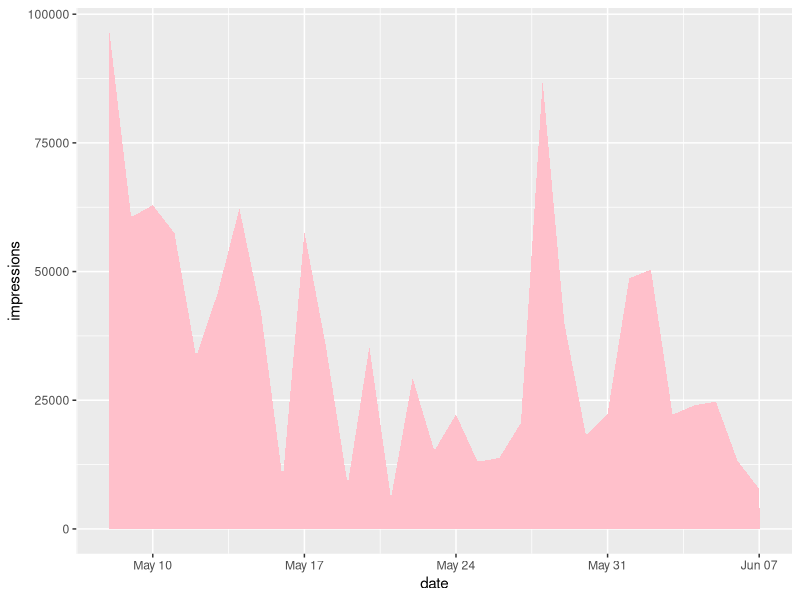
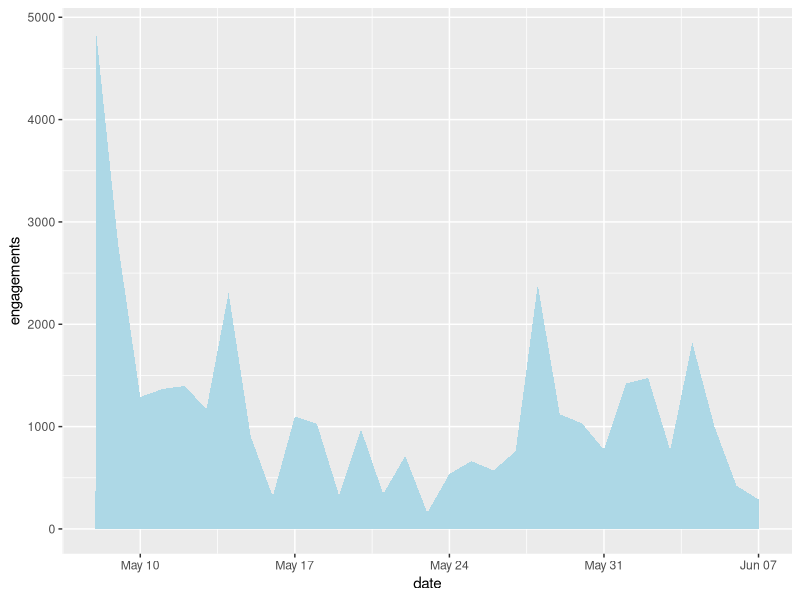
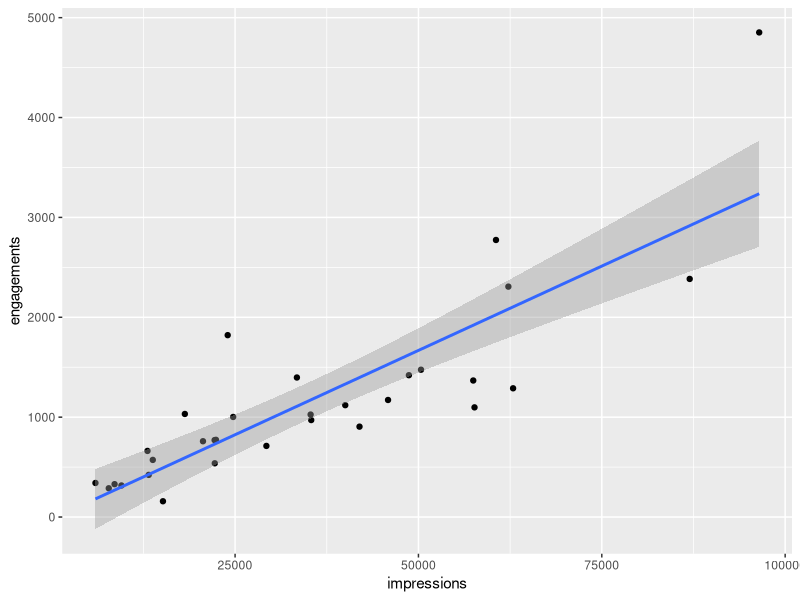
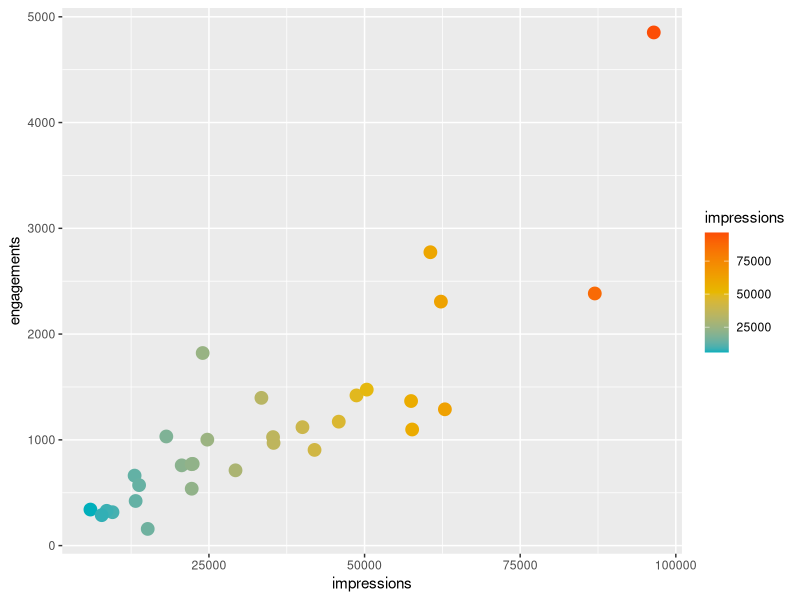
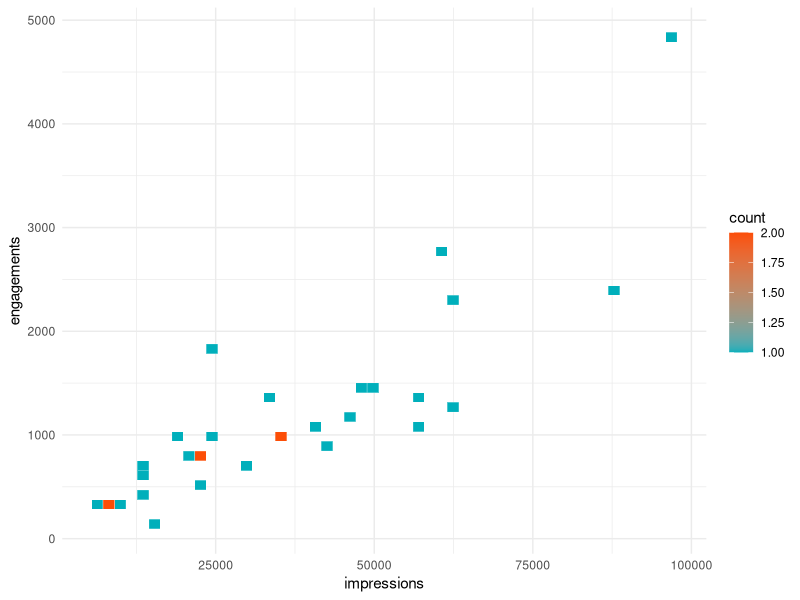
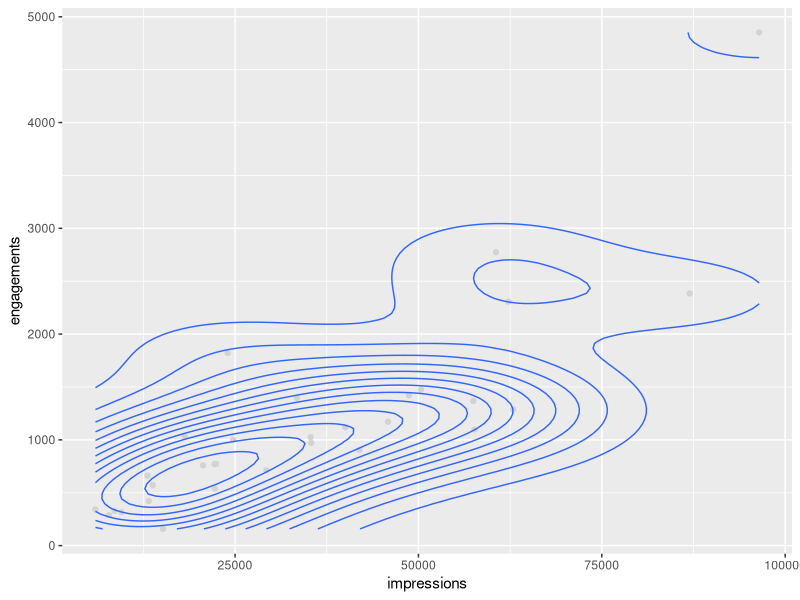
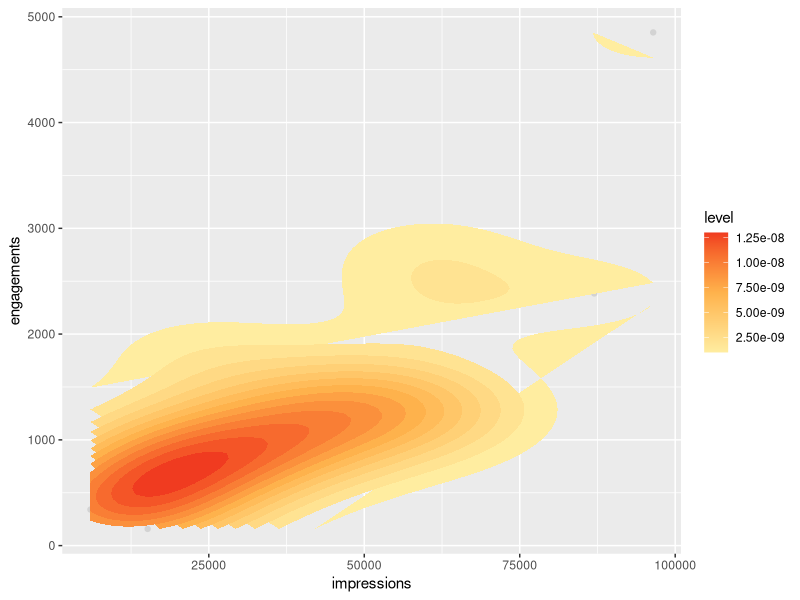
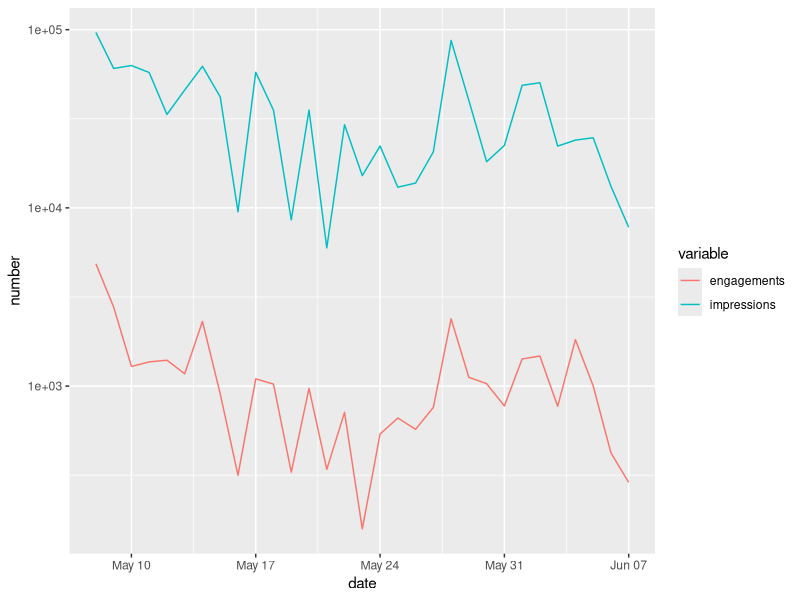

The R source for these figures, in order:
# load libraries
library(tidyverse)

# load data
df <- read_csv("../raw/daily_tweet_activity_metrics_banklessDAO_20210508_20210608_en.csv")

# Exploratory: Broad
df %>% summary()
df %>% str()
df %>% dim()
df %>% names()

# Exploratory: Date, Tweets Published, Impressions, Engagements

# impressions
df %>%
    select(1:4) %>%
    rename(
        num_tweets = `Tweets published`,
        date = `Date`
    ) %>%
    ggplot() +
    geom_area(aes(x = date, y = impressions), fill = "pink")


# engagements
df %>%
    select(1:4) %>%
    rename(
        num_tweets = `Tweets published`,
        date = `Date`
    ) %>%
    ggplot() +
    geom_area(aes(x = date, y = engagements), fill = "light blue")


# impressions & engagements
df %>%
    select(1:4) %>%
    rename(
        num_tweets = `Tweets published`,
        date = `Date`
    ) %>%
    ggplot(aes(x = impressions, y = engagements)) +
    geom_point() +
    geom_smooth(method = "lm")

# impressions & engagements with color gradient
df %>%
    select(1:4) %>%
    rename(
        num_tweets = `Tweets published`,
        date = `Date`
    ) %>%
    ggplot(aes(x = impressions, y = engagements, color = impressions)) +
    geom_point(size = 4) +
    scale_color_gradientn(colors = c("#00AFBB", "#E7B800", "#FC4E07"))
    
# rectangular binning
df %>%
    select(1:4) %>%
    rename(
        num_tweets = `Tweets published`,
        date = `Date`
    ) %>%
    ggplot(aes(x = impressions, y = engagements)) +
    geom_bin2d(bins = 50, color = "white") +
    scale_fill_gradient(low =  "#00AFBB", high = "#FC4E07")+
    theme_minimal()

# Add 2d density estimation
df %>%
    select(1:4) %>%
    rename(
        num_tweets = `Tweets published`,
        date = `Date`
    ) %>%
    ggplot(aes(x = impressions, y = engagements)) +
    geom_point(color = "lightgray") +
    geom_density_2d()

# Different geometry and change in gradient color
df %>%
    select(1:4) %>%
    rename(
        num_tweets = `Tweets published`,
        date = `Date`
    ) %>%
    ggplot(aes(x = impressions, y = engagements)) +
    geom_point(color = "lightgray") +
    stat_density_2d(aes(fill = ..level..), geom = "polygon") + 
    scale_fill_gradientn(colors = c("#FFEDA0", "#FEB24C", "#F03B20"))
    
# reshape data (pivot_longer)
# works with geom_line, not geom_col or geom_bar

df %>% 
    select(1, 3:4) %>%
    rename(
        date = `Date`
    ) %>%
    pivot_longer(!date, names_to = 'variable', values_to = 'number') %>%
    ggplot(aes(x = date, y = number, color = variable)) +
    geom_line() +
    # change y-axis to logarithm scale
    scale_y_log10()

# remove scientific notation
options(scipen=999)

# See if (number) Tweets published is related to either Impressions or Engagement
df %>%
    select(1:4) %>%
    rename(
        date = Date,
        num = `Tweets published`
    ) %>%
    ggplot(aes(x = num, y = engagements)) +    #change to engagements
    geom_point() +
    geom_smooth(method = "lm")


# breakdown engagement into sub-components and chart stacked area graph
df %>%
    select(Date, engagements, retweets:`detail expands`, `media views`: `media engagements`) %>%
    pivot_longer(!Date, names_to = "variable", values_to = "count") %>%
    ggplot(aes(x = Date, y = count, fill = variable)) +
    geom_area(stat = "identity", position = "stack")

